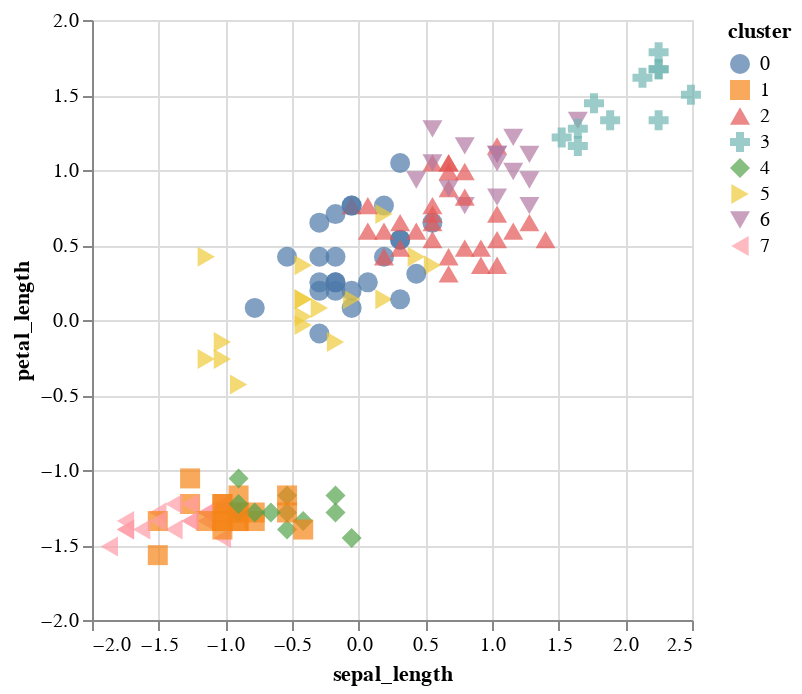

The code cell stored with this chart in its notebook:
### Code cell
alt.Chart(df).mark_point(filled=True,size=100).encode(
    x="sepal_length",
    y="petal_length",
    color="cluster:N",
    shape="cluster:N"
)

### Figure 1 — Vega-Lite specification as saved in the notebook (floating-point values rounded to 4 significant figures; data arrays with more than 128 entries replaced by an {"elided": "..."} marker saying what was removed)
{"config": {"view": {"continuousWidth": 300, "continuousHeight": 300}}, "data": {"name": "data-9e3625cb5913c7ae426bdf5b2ee40230"}, "mark": {"type": "point", "filled": true, "size": 100}, "encoding": {"color": {"field": "cluster", "type": "nominal"}, "shape": {"field": "cluster", "type": "nominal"}, "x": {"field": "sepal_length", "type": "quantitative"}, "y": {"field": "petal_length", "type": "quantitative"}}, "$schema": "https://vega.github.io/schema/vega-lite/v5.8.0.json", "datasets": {"data-9e3625cb5913c7ae426bdf5b2ee40230": {"elided": "150 records"}}}
